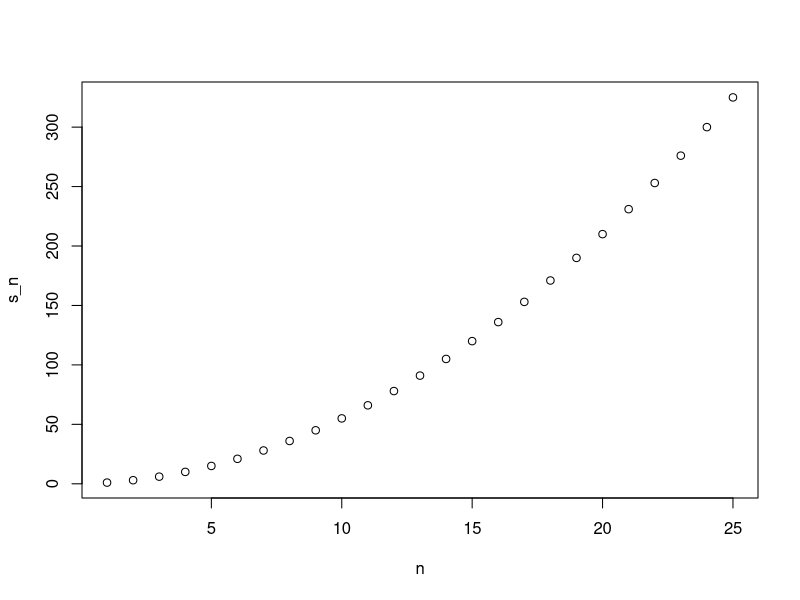
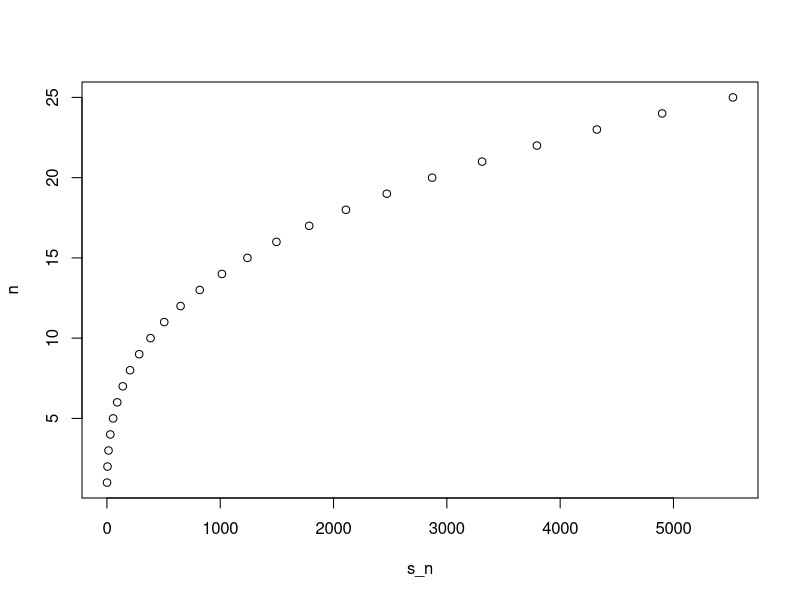

Generate these figures, in order, with R:
## ---- chunk 1
a <- 0

if(a!=0){
  print(1/a)
} else{
  print("No reciprocal for 0.")
}
#> [1] "No reciprocal for 0."
## ---- chunk 2
library(dslabs)
data(murders)
murder_rate <- murders$total / murders$population*100000
## ---- chunk 3
ind <- which.min(murder_rate)

if(murder_rate[ind] < 0.5){
  print(murders$state[ind]) 
} else{print("No state has murder rate that low")}
#> [1] "Vermont"
## ---- chunk 4
if(murder_rate[ind] < 0.25){
  print(murders$state[ind]) 
} else{
  print("No state has a murder rate that low.")
}
#> [1] "No state has a murder rate that low."
## ---- chunk 5
a <- 0
ifelse(a > 0, 1/a, NA)
#> [1] NA
## ---- chunk 6
a <- c(0, 1, 2, -4, 5)
result <- ifelse(a > 0, 1/a, NA)
## ---- chunk 7
data(na_example)
no_nas <- ifelse(is.na(na_example), 0, na_example) 
sum(is.na(no_nas))
#> [1] 0
## ---- chunk 8
z <- c(TRUE, TRUE, FALSE)
any(z)
#> [1] TRUE
all(z)
#> [1] FALSE
## ---- chunk 9
avg <- function(x){
  s <- sum(x)
  n <- length(x)
  s/n}
## ---- chunk 10
x <- 1:100
identical(mean(x), avg(x))
#> [1] TRUE
## ---- chunk 11
s <- 3
avg(1:10)
#> [1] 5.5
s
#> [1] 3
## ---- chunk 12
g <- function(x, arithmetic = TRUE){
  n <- length(x)
  ifelse(arithmetic, sum(x)/n, prod(x)^(1/n))
}
## ---- chunk 13
search()
## ---- chunk 14
stats::filter
## ---- chunk 15
dplyr::filter
## ---- chunk 16
compute_s_n <- function(n){
  x <- 1:n
  sum(x)
}
## ---- chunk 17
for(i in 1:5){
  print(i)
}
#> [1] 1
#> [1] 2
#> [1] 3
#> [1] 4
#> [1] 5
## ---- chunk 18
m <- 25
s_n <- vector(length = m) # create an empty vector
for(n in 1:m){
  s_n[n] <- compute_s_n(n)
}
## ---- chunk 19
n <- 1:m
plot(n, s_n)
## ---- chunk 20
x <- 1:10
sqrt(x)
#>  [1] 1.00 1.41 1.73 2.00 2.24 2.45 2.65 2.83 3.00 3.16
y <- 1:10
x*y
#>  [1]   1   4   9  16  25  36  49  64  81 100
## ---- chunk 21
n <- 1:25
compute_s_n(n)
## ---- chunk 22
x <- 1:10
sapply(x, sqrt)
#>  [1] 1.00 1.41 1.73 2.00 2.24 2.45 2.65 2.83 3.00 3.16
## ---- chunk 23
n <- 1:25
s_n <- sapply(n, compute_s_n)
s_n
## ---- chunk 24
x <- c(1,2,-3,4)

if(all(x>0)){
  print("All Postives")
} else{
  print("Not all positives")
}
## ---- chunk 25
#answer is d
## ---- chunk 26

new_names<-murders$abb[which(nchar(murders$state)>8)]
new_names
## ---- chunk 27
sum_n <- function(n){sum(1:n)}
sum_n(5000)
## ---- chunk 28
altman_plot<-function(x,y){plot(x+y,abs(x-y))}
## ---- chunk 29
x <- 3
my_func <- function(y){
  x <- 5
  y+5
}
x
## ---- chunk 30
compute_s_n<-function(n){x<-1:n
sum(x^2)}
compute_s_n(10)

## ---- chunk 31
s_n <- vector("numeric", 25)
m<-25
compute_s_n <- function(n){
  x <- 1:n
  sum(x^2)}
for(n in 1:m){s_n[n]<-compute_s_n(n)}
s_n
## ---- chunk 32
x<-1:25
sapply(x,compute_s_n)
## ---- chunk 33
library(purrr)
x<-1:25
map_dbl(x,compute_s_n)

## ---- chunk 34
n<-1:25
plot(s_n,n)
## ---- chunk 35
n<-1:25
identical(s_n, n*(n+1)*(2*n+1)/6)
